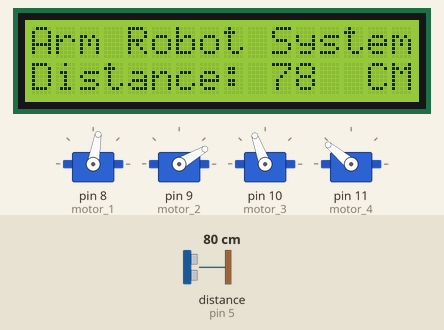
A sketch run on a simulated Arduino Uno, built with avr-gcc and run on an emulated ATmega328P. Shown: 16×2 character LCD, 4 × servo. Wiring (inferred from the names in the program): ultrasonic range finder: trigger pin 6; echo pin 5. The test bench sets the inputs (shaded band); at power-on: distance to the obstacle (sensor on pin 5) 80 cm. The echo pulse lasts 58.3 µs per cm; what the sketch prints to the serial monitor is not drawn.

Above: at 1.2 s.
1.3 s: distance to the obstacle (sensor on pin 5) set to 299 cm
At 1.8 s:
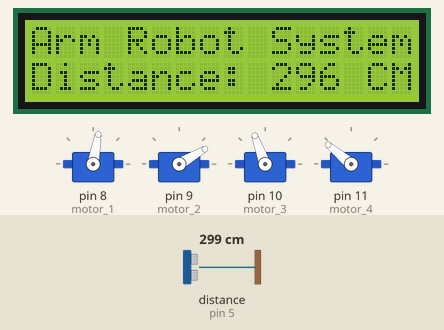
4.6 s: distance to the obstacle (sensor on pin 5) set to 9 cm
At 5.1 s:
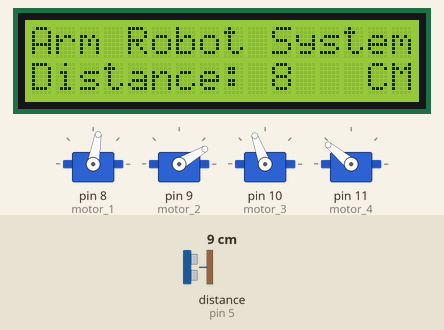
6.1 s: distance to the obstacle (sensor on pin 5) set to 6 cm
Timing chart, 0 to 23.9 s (numbered marks = the images above; inputs shaded):
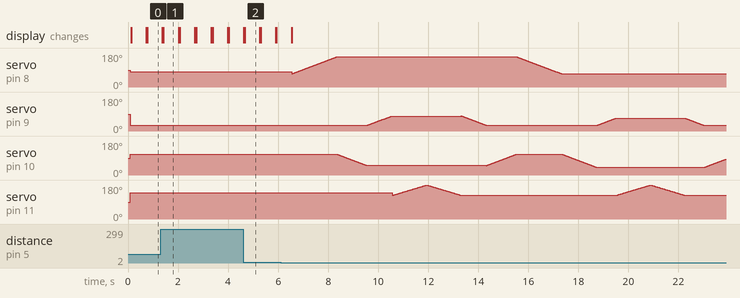

The sketch:

Arm_Ultrasonic_Automatic.ino
```cpp
#include <Servo.h>
#include <LiquidCrystal_I2C.h>
LiquidCrystal_I2C lcd(0x27,16,2);

Servo motor_1;
Servo motor_2;
Servo motor_3;
Servo motor_4;

int servo1 = 80;// salka
int servo2 = 30;// garab bidix
int servo3 = 110;
int servo4 = 140;

#define  trigSer  6
#define  echoSer  5

void setup() {
  // put your setup code here, to run once:

    lcd.init();
  lcd.backlight();
  lcd.setCursor(0,0);
  lcd.print("Arm Robot System");
  lcd.setCursor(0,1);
  lcd.print("Welcome ");

motor_1.attach(8);
motor_2.attach(9);
motor_3.attach(10);
motor_4.attach(11);

  pinMode(trigSer, OUTPUT);  // Sets the trigPin as an Output
  pinMode(echoSer, INPUT);

motor_1.write(servo1);
motor_2.write(servo2);
motor_3.write(servo3);
motor_4.write(servo4);
Serial.begin(9600);
}

void loop() {

    long duration;
  int distance;
  digitalWrite(trigSer, LOW);   // Makes trigPin low
  delayMicroseconds(2);       // 2 micro second delay

  digitalWrite(trigSer, HIGH);  // tigPin high
  delayMicroseconds(10);      // trigPin high for 10 micro seconds
  digitalWrite(trigSer, LOW);   // trigPin low

  duration = pulseIn(echoSer, HIGH);   //Read echo pin, time in microseconds
  distance = duration * 0.034 / 2;   //Calculating actual/real distance
    Serial.print("Distance = ");        //Output distance on arduino serial monitor
  Serial.println(distance);

if(distance<7 && distance>2){
catchPut();
}
  lcd.setCursor(0,0);
  lcd.print("Arm Robot System");
  lcd.setCursor(0,1);
  lcd.print("Distance: ");
  lcd.setCursor(10,1);
  lcd.print(distance);
  lcd.setCursor(14,1);
  lcd.print("CM");
  delay(600);
  lcd.clear();

}//end void loop


void catchPut(){
for(int i=70;i<160;i++){
motor_1.write(i);
delay(20);
}// salka

for(int k=110;k>50;k--){
motor_3.write(k);
delay(20);
}// garab bidix


for(int j=30;j<80;j++){
motor_2.write(j);
delay(20);
}//garab midig

for(int m=125;m<180;m++){
  motor_4.write(m);
  delay(25);
}//faraha

for(int m=180;m>125;m--){
  motor_4.write(m);
  delay(25);
}///faraha


for(int j=80;j>30;j--){
motor_2.write(j);
delay(20);
}//garab midig

for(int k=50;k<110;k++){
motor_3.write(k);
delay(20);
}// garab bidix


for(int i=160;i>70;i--){
motor_1.write(i);
delay(20);
}// salka

for(int k=110;k>40;k--){
motor_3.write(k);
delay(20);
}// garab bidix

for(int j=30;j<68;j++){
motor_2.write(j);
delay(20);
}//garab midig

////
for(int m=125;m<180;m++){
  motor_4.write(m);
  delay(25);
}//faraha

for(int m=180;m>125;m--){
  motor_4.write(m);
  delay(25);
}///faraha
////

for(int j=68;j>30;j--){
motor_2.write(j);
delay(20);
}//garab midig

for(int k=40;k<110;k++){
motor_3.write(k);
delay(20);
}// garab bidix
}


////////////////////////
void Ultrasonic_Ser()
{
  long duration;
  int distance;
  digitalWrite(trigSer, LOW);   // Makes trigPin low
  delayMicroseconds(2);       // 2 micro second delay

  digitalWrite(trigSer, HIGH);  // tigPin high
  delayMicroseconds(10);      // trigPin high for 10 micro seconds
  digitalWrite(trigSer, LOW);   // trigPin low

  duration = pulseIn(echoSer, HIGH);   //Read echo pin, time in microseconds
  distance = duration * 0.034 / 2;   //Calculating actual/real distance

  Serial.print("Distance = ");        //Output distance on arduino serial monitor
  Serial.println(distance);
  delay(100);

}
```

Measured:
- after the input at 4.6 s, the display: first differs from a run without the input after 0.06 s (image 2)
- what the display in image 1 shows lasts 0.6 s, from 1.4 s to 2.0 s
